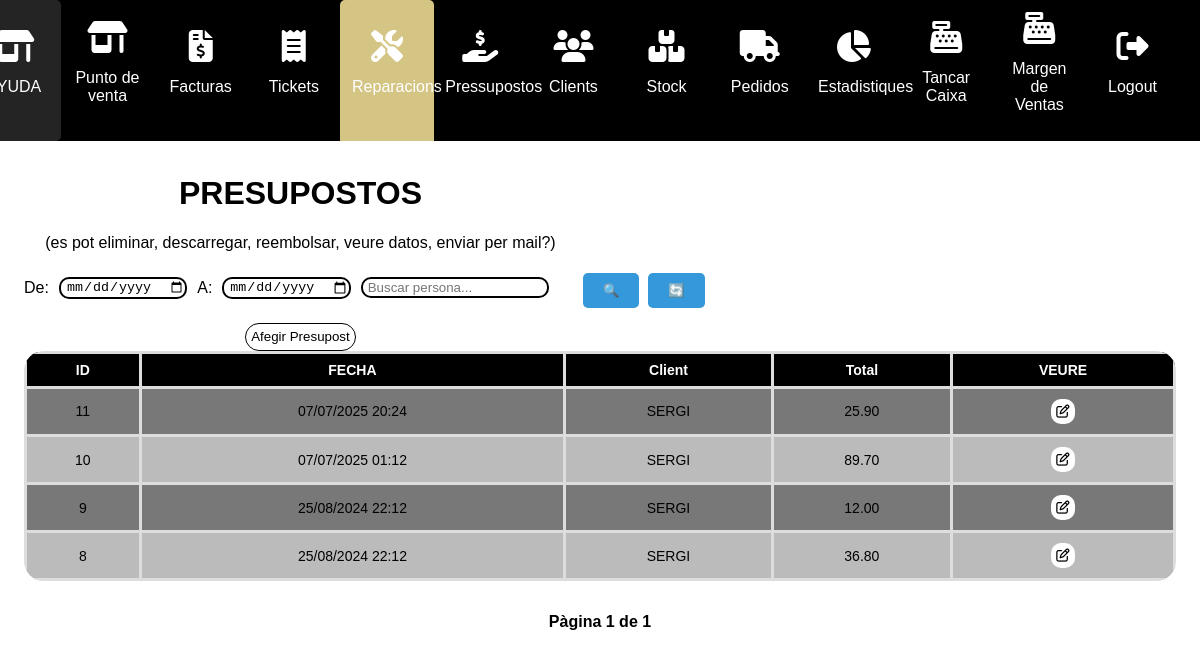
The page /reparacions/ (signed in) on the database as committed earlier.
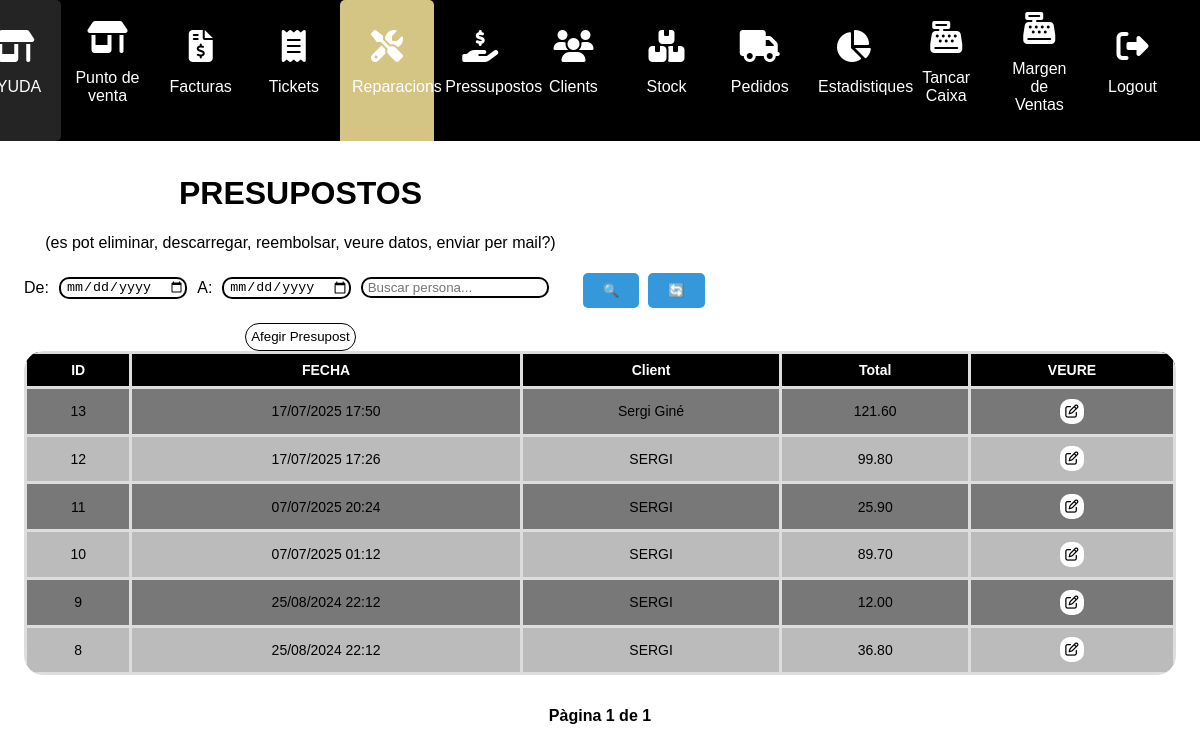
The same page on the database as committed later.
### myapp/models.py (models this page shows)
class Reparacio(models.Model):
    persona_id=models.IntegerField()
    date=models.DateTimeField()
    facturat=models.CharField(max_length=100, default="no")
    total= models.DecimalField(max_digits=9999999, decimal_places=2)
    metodo_pago     = models.CharField(
                          max_length=20,
                          choices=[('Targeta','Targeta'),('Efectivo','Efectiu')],
                          default='Targeta'
                      )

### myapp/views.py (the view, shortened to what this page needs)
# urls.py: path("reparacions/", views.reparacions, name="reparacions"),
@login_required
def reparacions(request):
    data_inici = request.GET.get('data_inicio')
    data_fi = request.GET.get('data_fi')
    search = request.GET.get('search')
    reparacions = Reparacio.objects.all().order_by('-date')
    if search:
        personas_nom = Persona.objects.filter(nombre__icontains=search)
        personas_tel = Persona.objects.filter(telefono__icontains=search)
        personas = personas_nom | personas_tel
        reparacions = reparacions.filter(persona_id__in=personas.values_list('id', flat=True))
    page_number = request.GET.get('page', 1)
    paginator = Paginator(reparacions, 8)
    page = paginator.get_page(page_number)
    for repara in page:
        try:
            repara.persona_id = Persona.objects.get(id=repara.persona_id).nombre
        except Persona.DoesNotExist:
            repara.persona_id = "Desconegut"
    personas = Persona.objects.all()
    producte = Producto.objects.all()
    return render(request, "reparacions.html", {
        "reparacions": page,
        "data_inicio": data_inici or '',
        "data_fi": data_fi or '',
        "search": search or '',
        "persona": personas,
        "producte": producte
    })

### myapp/templates/reparacions.html (shortened to what this page needs)
{% extends "layouts/base.html" %}
{% block content %}
<!DOCTYPE html>
<html lang="en">
<head>
</head>
<body>
<div class="main-content">
    <div class="products-section">
        <h1>PRESUPOSTOS</h1>
<p>(es pot eliminar, descarregar, reembolsar, veure datos, enviar per mail?)</p>
             <div style="display: flex; align-items: center; gap: 10px; margin-bottom: 10px;">
  <form method="get" style="display: flex; align-items: center; gap: 10px; margin: 0;">
    <label for="data-inicio">De:</label>
    <input type="date" id="data-inicio" name="data_inicio" value="{{ data_inicio }}">
    <label for="data-fin">A:</label>
    <input type="date" id="data-fin" name="data_fi" value="{{ data_fi }}">
    <input type="text" name="search" value="{{ search }}" placeholder="Buscar persona...">
    <button type="submit" class="blue-button">🔍</button>
  </form>
  <form method="get" style="margin: 0; margin-left: 10px;">
    <button type="submit" class="blue-button">🔄</button>
  </form>
</div>
<button id="afegir-reparacio-btn">Afegir Presupost</button>
    </div>
    <form method="post">
        <table id="productTable">
            <thead>
            <tr>
                <th>ID</th>
                <th>FECHA</th>
               <th>Client</th>
                <th>Total</th>
                <th>VEURE</th>
            </tr>
            </thead>
            <tbody>
            {% for reparacio in reparacions %}
            <tr class="filaTicket">
                <td>{{ reparacio.id }}</td>
               <td>{{ reparacio.date|date:"d/m/Y H:i" }}</td>
                <td>{{ reparacio.persona_id }} </td>
                <td>{{ reparacio.total }} </td>
                <td><button type="button" class="popup-trigger" data-reparacio-id="{{ reparacio.id }}"><i
                        class="fa-regular fa-pen-to-square"></i></button></td>
            </tr>
            {% endfor %}
            </tbody>
        </table>
        <div style="text-align: center; margin-top: 2rem;">
  <span style="margin: 0 1rem; font-weight: bold;">
    Pàgina {{ reparacions.number }} de {{ reparacions.paginator.num_pages }}
  </span>
</div>
    </form>
    </div>
</body>
</html>
{% endblock %}

Rows that differ between the two databases and show on the page:
added Reparacio: id "13", date "17/07/2025 17:50", persona_id "Sergi Giné", total "121.60"
added Reparacio: id "12", date "17/07/2025 17:26", persona_id "SERGI", total "99.80"
